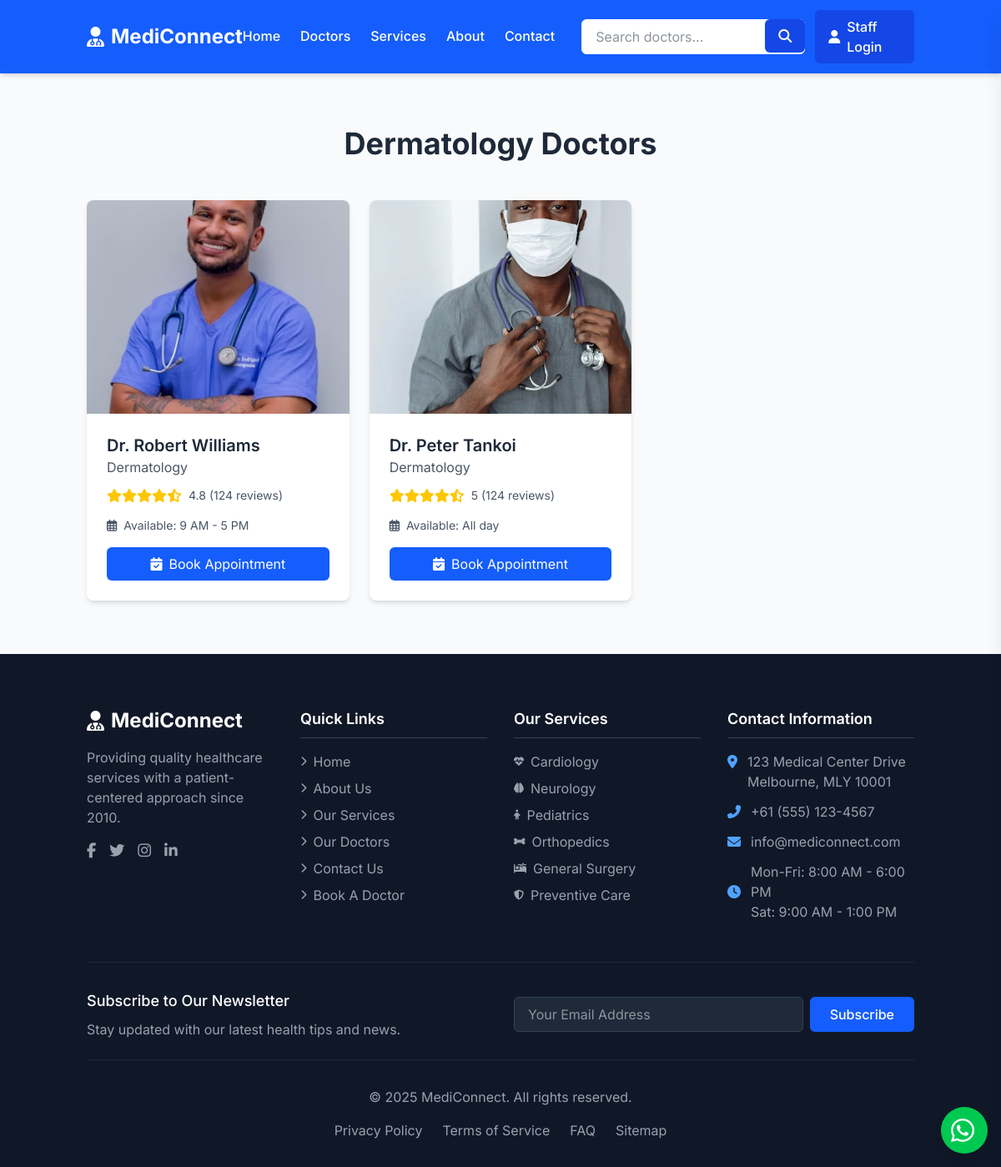
Screenshot of /departmental_doctors/5 with the database file from the repository.
### models/models.py (models this page shows, shortened)
class Department(db.Model):
    id = db.Column(db.Integer, primary_key=True)
    name = db.Column(db.String(100), nullable=False)
    image_url = db.Column(db.String(100), nullable=True)  # Optional image URL for department
    doctors = db.relationship('Doctor', backref='department', lazy=True)

class Doctor(db.Model):
    id = db.Column(db.Integer, primary_key=True)
    name = db.Column(db.String(100), nullable=False)
    department_id = db.Column(db.Integer, db.ForeignKey('department.id'), nullable=False)  # Foreign key to Department
    image_url = db.Column(db.String(300), nullable=False)
    rating = db.Column(db.String(300), nullable=False)  # Doctor's rating
    work_hours = db.Column(db.String(300), nullable=False)  # Working hours of the doctor
    appointments = db.relationship('Appointment', backref='doctor', lazy=True)

### app.py (the view)
@app.route('/departmental_doctors/<int:department_id>' , methods=['GET'])
def departmental_doctors(department_id):
    department = Department.query.get(department_id)
    doctors = Doctor.query.filter_by(department_id=department_id).all()
    return render_template('categorized_doctors.html', doctors=doctors, department=department)

### templates/categorized_doctors.html (shortened to what this page needs)
{% extends "base.html" %}
{% block content %}
<section class="doctors-section py-16 bg-gray-50">
    <div class="container mx-auto px-4">
        <div class="text-center mb-12">
            <h2 class="text-3xl md:text-4xl font-bold text-gray-800 mb-4">
                {{ department.name }} Doctors
            </h2>
        </div>
        {% if doctors|length == 0 %}
        <p class="text-gray-600 text-lg">No doctors are available in this department at the moment!</p>
        {% else %}
        <div class="grid grid-cols-1 sm:grid-cols-2 lg:grid-cols-3 xl:grid-cols-4 gap-6">
            {% for doctor in doctors %}
            <div
                class="bg-white rounded-lg shadow-md overflow-hidden transition-transform hover:shadow-lg hover:-translate-y-1">
                <div class="relative">
                    <img src="{{ url_for('static', filename='uploads/'+doctor.image_url) }}" alt="Dr. Sarah Johnson"
                        class="w-full h-64 object-cover object-center">
                </div>
                <div class="p-6">
                    <h3 class="text-xl font-semibold text-gray-800">{{ doctor.name }}</h3>
                    <p class="text-gray-600 mb-3">{{ doctor.department.name }}</p>
                    <div class="flex items-center mb-4">
                        <div class="flex text-yellow-400">
                            <i class="fas fa-star"></i>
                            <i class="fas fa-star"></i>
                            <i class="fas fa-star"></i>
                            <i class="fas fa-star"></i>
                            <i class="fas fa-star-half-alt"></i>
                        </div>
                        <span class="text-gray-600 text-sm ml-2">{{ doctor.rating }} (124 reviews)</span>
                    </div>
                    <div class="flex items-center text-sm text-gray-600 mb-4">
                        <i class="far fa-calendar-alt mr-2"></i>
                        <span>Available: {{ doctor.work_hours }}</span>
                    </div>
                    <a href="{{ url_for('book_appointment', doctor_id=doctor.id) }}"
                        class="w-full bg-blue-600 text-white py-2 rounded-md hover:bg-blue-700 transition flex items-center justify-center gap-2">
                        <i class="fas fa-calendar-check"></i> Book Appointment
                    </a>
                </div>
            </div>
            {% endfor %}
        </div>
        {% endif %}
    </div>
</section>
{% endblock %}

### rows the page displays
Department: name "Dermatology"
Doctor: image_url (picture), name "Dr. Robert Williams", department.name "Dermatology", rating "4.8", work_hours "9 AM - 5 PM"
Doctor: image_url (picture), name "Dr. Peter Tankoi", department.name "Dermatology", rating "5", work_hours "All day"
